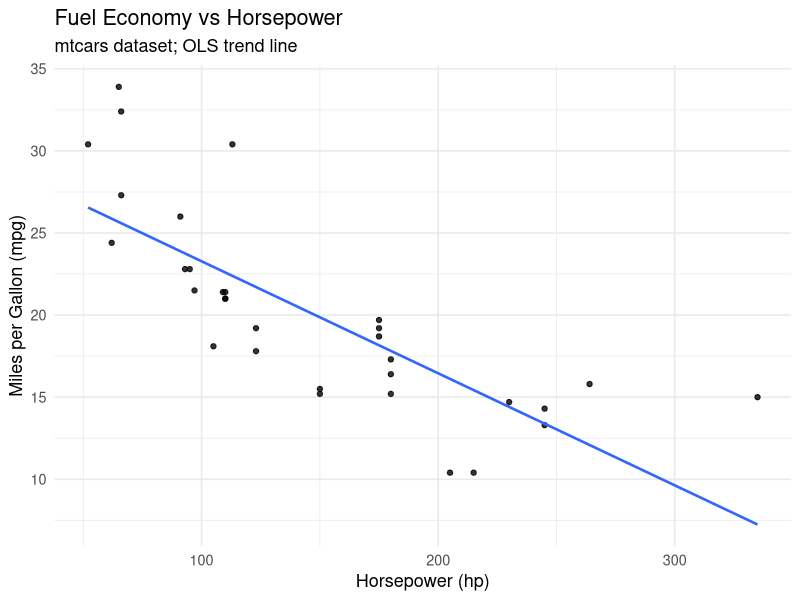

The R source for this figure:
## ---- chunk 1
library(ggplot2)

data(mtcars)
str(mtcars)
## ---- chunk 2
ggplot(mtcars, aes(x = hp, y = mpg)) +
geom_point(alpha = 0.8) +
geom_smooth(method = "lm", se = FALSE, linewidth = 0.9) +
labs(
title = "Fuel Economy vs Horsepower",
subtitle = "mtcars dataset; OLS trend line",
x = "Horsepower (hp)",
y = "Miles per Gallon (mpg)"
) +
theme_minimal(base_size = 13)

